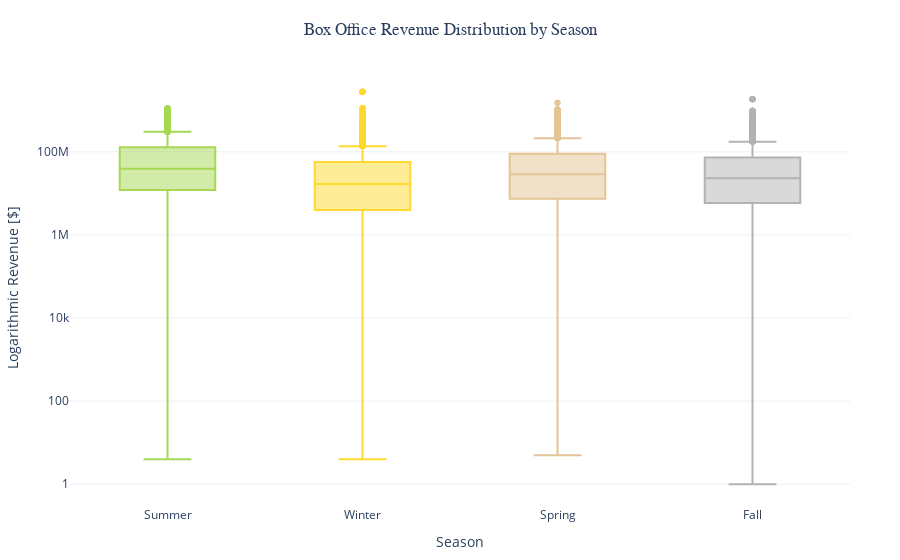

This figure's notebook cell:
### Code cell
# Plot: Movie Revenue Distribution by Season

colors = px.colors.qualitative.Set2
chosen_colors = [colors[4], colors[5], colors[6], colors[7]]

required_columns = ['season', 'revenue']
for column in required_columns:
    if column not in df_genres_and_season.columns:
        raise KeyError(f"'{column}' column is missing from the dataframe.")

df_genres_and_season['revenue'] = pd.to_numeric(df_genres_and_season['revenue'], errors='coerce')
df_clean = df_genres_and_season.dropna(subset=['revenue', 'season'])

fig = px.box(
    df_clean,
    x='season',
    y='revenue',
    log_y=True,
    title='Box Office Revenue Distribution by Season',
    color='season',
    #color_discrete_sequence=px.colors.colorbrewer.Set2  
    color_discrete_sequence=chosen_colors
)

fig.update_layout(
    xaxis_title='Season',
    yaxis_title='Logarithmic Revenue [$]',
    title_x=0.5,
    template='plotly_white',
    title_font=dict(family='Arial'),
    margin=dict(t=70, b=50, l=50, r=50),
    title=dict(pad=dict(t=10, b=0)),
    showlegend=False
)

fig.show()
fig.write_html(
    f"{SAVE_PATH_WAVES}boxplot_season.html", include_plotlyjs="cdn",
    config={"toImageButtonOptions": {"filename": "boxplot_season"}},
)

### Figure 1 — Plotly figure (JSON) as saved in the notebook; plotly's stock layout.template omitted (floating-point values rounded to 4 significant figures; data arrays with more than 128 entries replaced by an {"elided": "..."} marker saying what was removed)
{"data": [{"alignmentgroup": "True", "hovertemplate": "season=%{x}<br>revenue=%{y}<extra></extra>", "legendgroup": "Summer", "marker": {"color": "rgb(166,216,84)"}, "name": "Summer", "notched": false, "offsetgroup": "Summer", "orientation": "v", "showlegend": true, "type": "box", "x": {"elided": "6339 str values"}, "x0": " ", "xaxis": "x", "y": {"elided": "6339 int values"}, "y0": " ", "yaxis": "y"}, {"alignmentgroup": "True", "hovertemplate": "season=%{x}<br>revenue=%{y}<extra></extra>", "legendgroup": "Winter", "marker": {"color": "rgb(255,217,47)"}, "name": "Winter", "notched": false, "offsetgroup": "Winter", "orientation": "v", "showlegend": true, "type": "box", "x": {"elided": "8720 str values"}, "x0": " ", "xaxis": "x", "y": {"elided": "8720 int values"}, "y0": " ", "yaxis": "y"}, {"alignmentgroup": "True", "hovertemplate": "season=%{x}<br>revenue=%{y}<extra></extra>", "legendgroup": "Spring", "marker": {"color": "rgb(229,196,148)"}, "name": "Spring", "notched": false, "offsetgroup": "Spring", "orientation": "v", "showlegend": true, "type": "box", "x": {"elided": "5816 str values"}, "x0": " ", "xaxis": "x", "y": {"elided": "5816 int values"}, "y0": " ", "yaxis": "y"}, {"alignmentgroup": "True", "hovertemplate": "season=%{x}<br>revenue=%{y}<extra></extra>", "legendgroup": "Fall", "marker": {"color": "rgb(179,179,179)"}, "name": "Fall", "notched": false, "offsetgroup": "Fall", "orientation": "v", "showlegend": true, "type": "box", "x": {"elided": "6818 str values"}, "x0": " ", "xaxis": "x", "y": {"elided": "6818 int values"}, "y0": " ", "yaxis": "y"}], "layout": {"boxmode": "overlay", "legend": {"title": {"text": "season"}, "tracegroupgap": 0}, "margin": {"b": 50, "l": 50, "r": 50, "t": 70}, "showlegend": false, "title": {"font": {"family": "Arial"}, "pad": {"b": 0, "t": 10}, "text": "Box Office Revenue Distribution by Season", "x": 0.5}, "xaxis": {"anchor": "y", "categoryarray": ["Summer", "Winter", "Spring", "Fall"], "categoryorder": "array", "domain": [0, 1], "title": {"text": "Season"}}, "yaxis": {"anchor": "x", "domain": [0, 1], "title": {"text": "Logarithmic Revenue [$]"}, "type": "log"}}}
